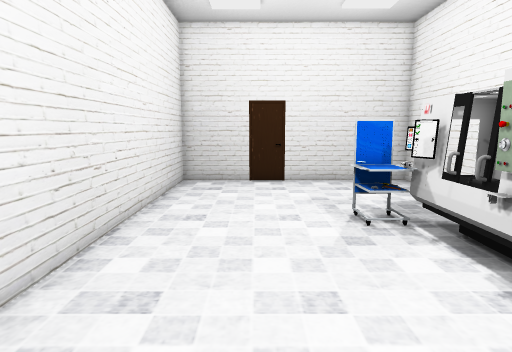
view 1 (above)

12 first-person views from a walk through a scene from a Unity 3-D project. The camera is 1.3 m above the floor, tilts 8° down and sees 75° across. The floor is counted in squares, 0.5 m on a side. Each view is taken from the middle of a square. On the plan, view 1 faces up. The plan holds only what a view shows up to about 20 squares ahead; the rest is blank. The player character is not drawn. Some surface patterns are stand-ins.

view 2
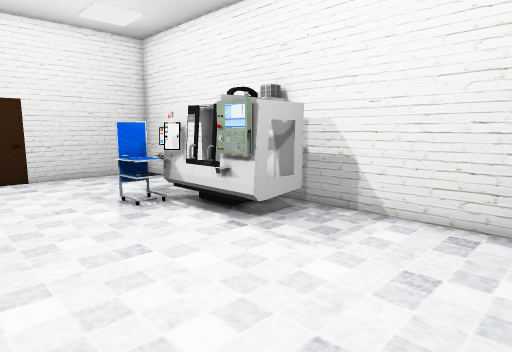

view 3
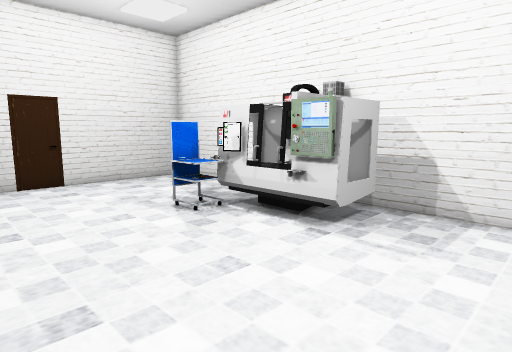

view 4
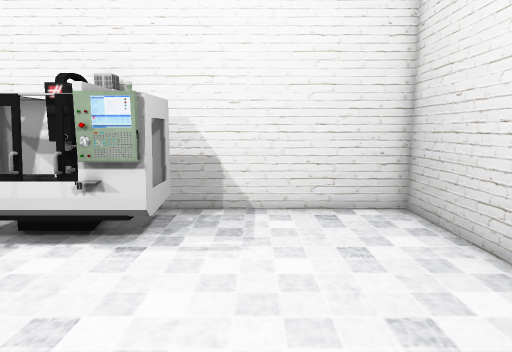

view 5
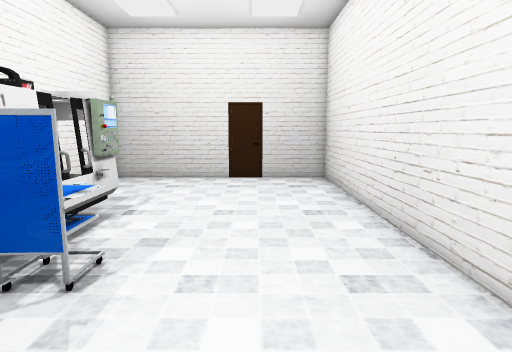

view 6
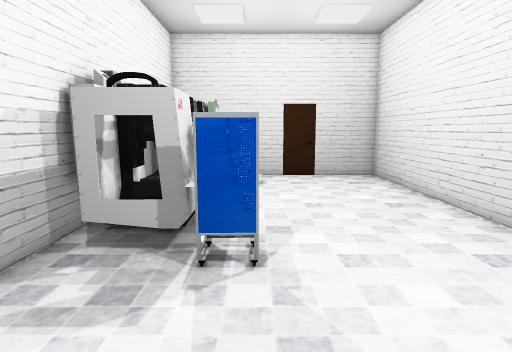

view 7
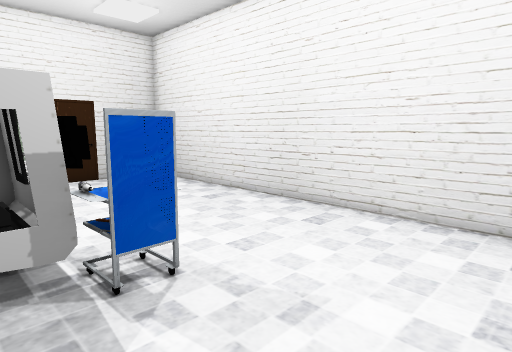

view 8
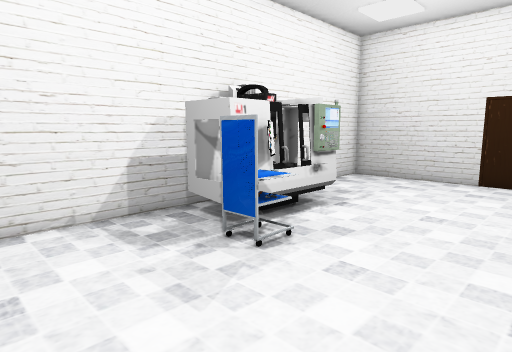

view 9
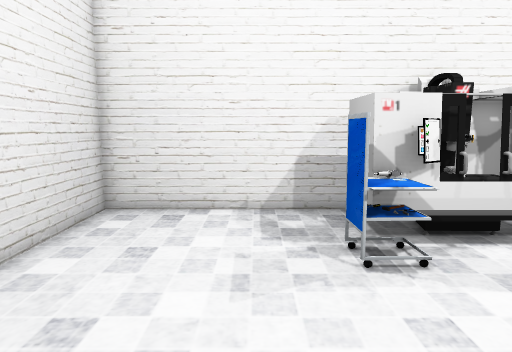

view 10
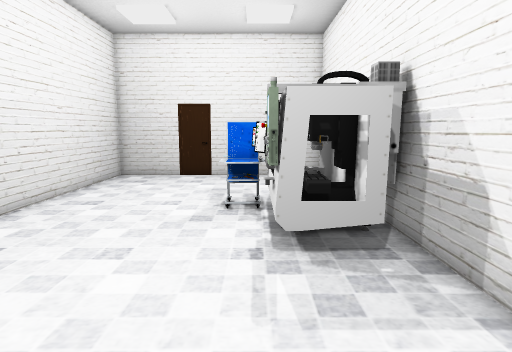

view 11
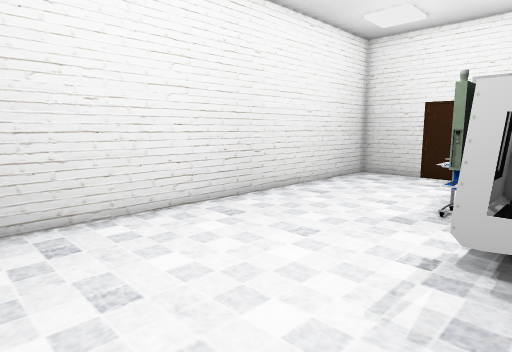

view 12
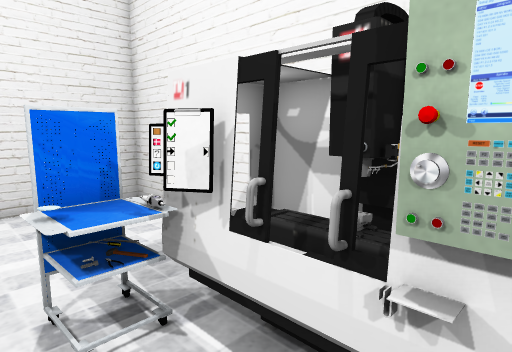

### Floor plan
Ten units are one square. View 1 is at (0, 0); x grows to the right and y downward. Boxes are objects, and circles mark ways between rooms. Rooms are numbered by the first view taken in them; rooms with no view inside come last. Other rooms are left out.
<svg viewBox="-42 -174 124 208">
<path fill="none" stroke="#000" d="M49 -60 49 -78M44 -45 44 -94 66 -94M66 -45 43 -45 43 -56M77 -74 77 -169 -37 -169 -37 29 77 29 77 -69M52 -74 52 -86 58 -86M52 -58 52 -65M55 -74 55 -80M45 -60 57 -60M63 -79 50 -79M66 -45 66 -93M55 -80 51 -80"/>
<rect x="25" y="-105" width="20" height="20" fill="#bbb"><title>other object</title></rect>
<rect x="35" y="-65" width="10" height="10" fill="#bbb"><title>other object</title></rect>
<rect x="35" y="-85" width="10" height="10" fill="#bbb"><title>other object</title></rect>
<rect x="35" y="-95" width="10" height="10" fill="#bbb"><title>other object</title></rect>
<text x="20" y="-70">1</text>
<text x="50" y="-70">2</text>
</svg>

Where each view was taken, in squares from view 1:
view 1: 0 up, 0 right, facing up
view 2: 2 down, 2 left, facing up-right
view 3: 0 up, 3 left, facing up-right
view 4: 2 up, 3 left, facing right
view 5: 15 up, 0 right, facing down
view 6: 16 up, 3 right, facing down
view 7: 15 up, 6 right, facing down-left
view 8: 15 up, 2 left, facing down-right
view 9: 12 up, 3 left, facing right
view 10: 2 down, 4 right, facing up
view 11: 2 down, 6 right, facing up-left
view 12: 5 up, 2 right, facing up-right
